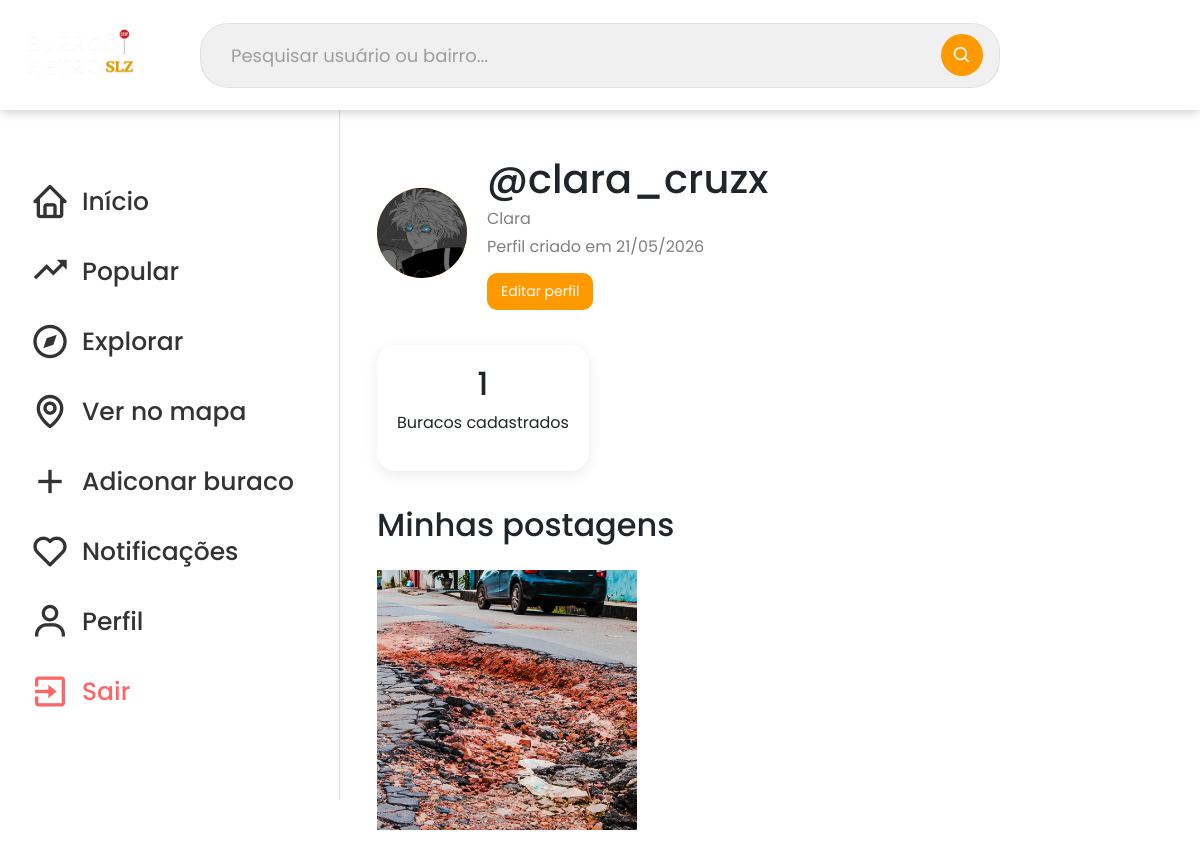
The app's page /perfil/ (signed in), older data.
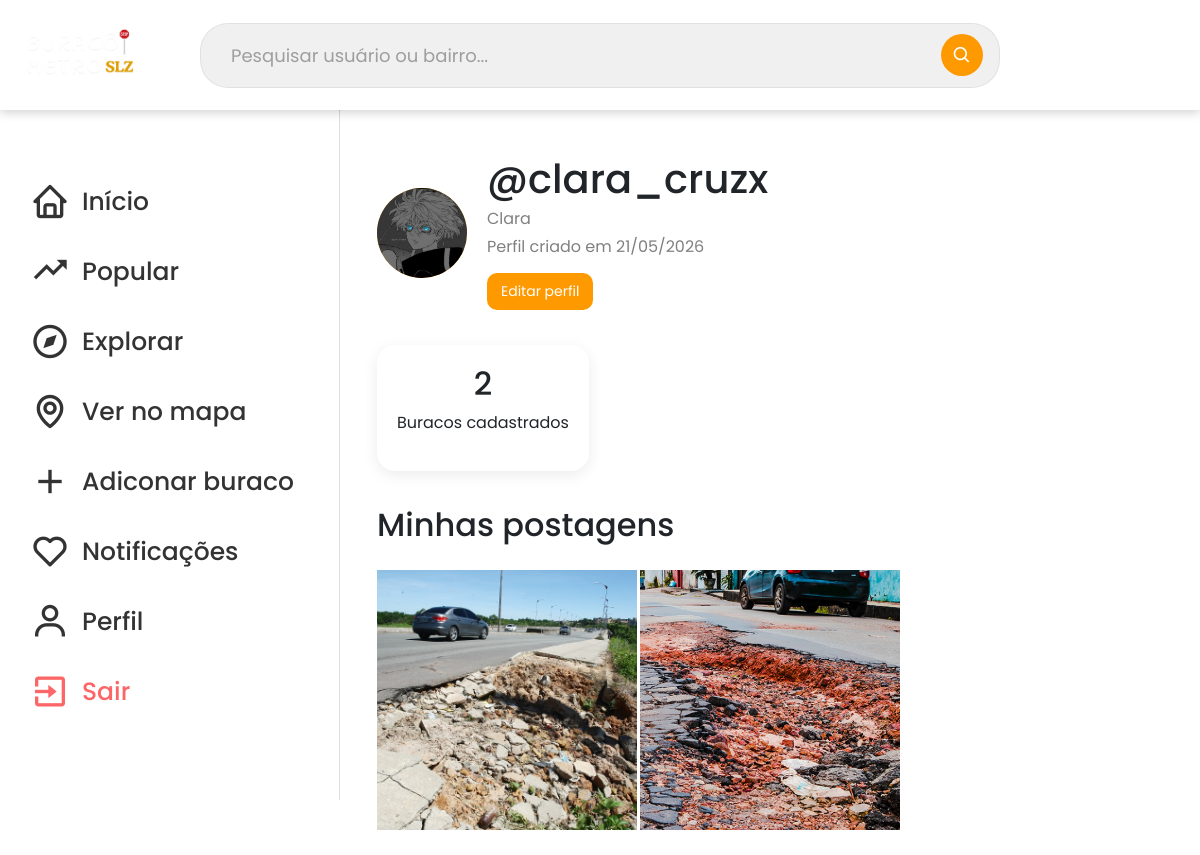
The same page, newer data.
### buracos/models.py (models this page shows, shortened)
class Buraco(models.Model):
    titulo = models.CharField(max_length=255)
    descricao = models.TextField()
    local = models.CharField(max_length=255)
    endereco = models.CharField(max_length=255)
    url_imagem = models.URLField()
    tamanho = models.SmallIntegerField(default=1)
    data_atual = models.DateTimeField(auto_now_add=True)
    created_at = models.DateTimeField(auto_now_add=True)  # Data e hora de criação (preenchido automaticamente)
    updated_at = models.DateTimeField(auto_now=True)  # Data e hora de última atualização (atualizado automaticamente)
    usuario = models.ForeignKey(settings.AUTH_USER_MODEL, on_delete=models.CASCADE, null=True, blank=True)

### usuarios/views.py (the view)
# urls.py: path('perfil/', perfilView, name='perfilView'),
@login_required
def perfilView(request):
    usuario = request.user
    buracos = Buraco.objects.filter(usuario=usuario).order_by('-created_at')
    return render(request, 'usuarios/perfil.html', {
        'usuario': usuario,
        'buracos': buracos,
    })
    return render(request, 'usuarios/perfil.html', variaveis)

### usuarios/templates/usuarios/perfil.html (shortened to what this page needs)
{% extends 'principal/principal.html' %}
{% load static %}
{% block content %}
<div class="perfil-container">
    <div class="perfil-header">
        <div class="perfil-avatar">
            {% if usuario.foto %}
                <img src="{{ usuario.foto.url }}" alt="Foto de perfil">
            {% else %}
                {{ usuario.username|slice:":1"|upper }}
            {% endif %}
        </div>
        <div>
            <h1>@{{ usuario.username }}</h1>
            <p>{{ usuario.name }}</p>
            <p>
                Perfil criado em {{ usuario.date_joined|date:"d/m/Y" }}
            </p>
            <a href="{% url 'editarPerfilView' %}" class="btn-editar-perfil">
                Editar perfil
            </a>
        </div>
    </div>
    <div class="perfil-stats">
        <div class="stat-card">
            <h2>{{ buracos.count }}</h2>
            <p>Buracos cadastrados</p>
        </div>
    </div>
    <h2 class="titulo-postagens">
        Minhas postagens
    </h2>
<div class="explorar-grid perfil-grid">
    {% for buraco in buracos %}
        <a href="{% url 'detalheBuracoView' buraco.id %}" class="explorar-item" data-index="{{ forloop.counter0 }}">
            {% if buraco.imagem %}
                <img src="{{ buraco.imagem.url }}" alt="{{ buraco.titulo }}">
            {% elif buraco.url_imagem %}
                <img src="{% static 'image-users/' %}{{ buraco.url_imagem }}" alt="{{ buraco.titulo }}">
            {% endif %}
        </a>
    {% empty %}
        <p class="empty-feed">Você ainda não cadastrou nenhum buraco.</p>
    {% endfor %}
</div>
</div>
{% endblock %}

Row changes from the older to the newer data that the page shows:
added Buraco: url_imagem (picture)
Text that changed along with them:
{{ buracos.count }}: "1" → "2"
